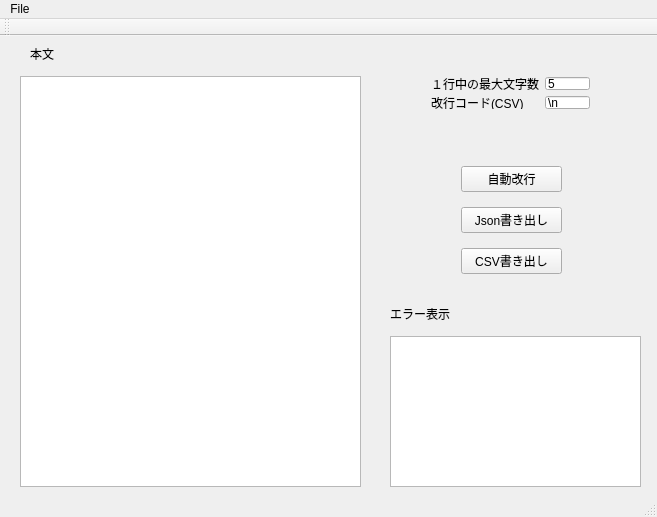
<?xml version="1.0" encoding="UTF-8"?>
<ui version="4.0">
 <class>MainWindow</class>
 <widget class="QMainWindow" name="MainWindow">
  <property name="geometry">
   <rect>
    <x>0</x>
    <y>0</y>
    <width>657</width>
    <height>517</height>
   </rect>
  </property>
  <property name="windowTitle">
   <string>MainWindow</string>
  </property>
  <widget class="QWidget" name="centralWidget">
   <property name="enabled">
    <bool>true</bool>
   </property>
   <widget class="QPlainTextEdit" name="plainTextEdit">
    <property name="geometry">
     <rect>
      <x>20</x>
      <y>40</y>
      <width>341</width>
      <height>411</height>
     </rect>
    </property>
   </widget>
   <widget class="QTextEdit" name="textEdit">
    <property name="geometry">
     <rect>
      <x>390</x>
      <y>300</y>
      <width>251</width>
      <height>151</height>
     </rect>
    </property>
   </widget>
   <widget class="QLabel" name="label_2">
    <property name="geometry">
     <rect>
      <x>390</x>
      <y>270</y>
      <width>101</width>
      <height>16</height>
     </rect>
    </property>
    <property name="text">
     <string>エラー表示</string>
    </property>
   </widget>
   <widget class="QLabel" name="label_3">
    <property name="geometry">
     <rect>
      <x>30</x>
      <y>10</y>
      <width>60</width>
      <height>16</height>
     </rect>
    </property>
    <property name="text">
     <string>本文</string>
    </property>
   </widget>
   <widget class="QWidget" name="">
    <property name="geometry">
     <rect>
      <x>450</x>
      <y>110</y>
      <width>123</width>
      <height>151</height>
     </rect>
    </property>
    <layout class="QVBoxLayout" name="verticalLayout">
     <item>
      <widget class="QPushButton" name="lineFeedButton">
       <property name="text">
        <string>自動改行</string>
       </property>
      </widget>
     </item>
     <item>
      <widget class="QPushButton" name="JsonButton">
       <property name="text">
        <string>Json書き出し</string>
       </property>
      </widget>
     </item>
     <item>
      <widget class="QPushButton" name="CSVButton">
       <property name="text">
        <string>CSV書き出し</string>
       </property>
      </widget>
     </item>
    </layout>
   </widget>
   <widget class="QWidget" name="">
    <property name="geometry">
     <rect>
      <x>420</x>
      <y>30</y>
      <width>181</width>
      <height>54</height>
     </rect>
    </property>
    <layout class="QGridLayout" name="gridLayout">
     <item row="1" column="0">
      <widget class="QLabel" name="label_4">
       <property name="text">
        <string>改行コード(CSV)</string>
       </property>
      </widget>
     </item>
     <item row="0" column="1">
      <widget class="QLineEdit" name="maxCount">
       <property name="text">
        <string>5</string>
       </property>
      </widget>
     </item>
     <item row="1" column="1">
      <widget class="QLineEdit" name="lineFeedCode">
       <property name="text">
        <string>\n</string>
       </property>
      </widget>
     </item>
     <item row="0" column="0">
      <widget class="QLabel" name="label">
       <property name="text">
        <string>１行中の最大文字数</string>
       </property>
      </widget>
     </item>
    </layout>
   </widget>
  </widget>
  <widget class="QMenuBar" name="menuBar">
   <property name="geometry">
    <rect>
     <x>0</x>
     <y>0</y>
     <width>657</width>
     <height>22</height>
    </rect>
   </property>
   <widget class="QMenu" name="menuFile">
    <property name="title">
     <string>File</string>
    </property>
    <addaction name="actionSave"/>
    <addaction name="actionLoad"/>
   </widget>
   <addaction name="menuFile"/>
  </widget>
  <widget class="QToolBar" name="mainToolBar">
   <attribute name="toolBarArea">
    <enum>TopToolBarArea</enum>
   </attribute>
   <attribute name="toolBarBreak">
    <bool>false</bool>
   </attribute>
  </widget>
  <widget class="QStatusBar" name="statusBar"/>
  <action name="actionSave">
   <property name="text">
    <string>Save</string>
   </property>
  </action>
  <action name="actionLoad">
   <property name="text">
    <string>Load</string>
   </property>
  </action>
 </widget>
 <layoutdefault spacing="6" margin="11"/>
 <resources/>
 <connections/>
</ui>
